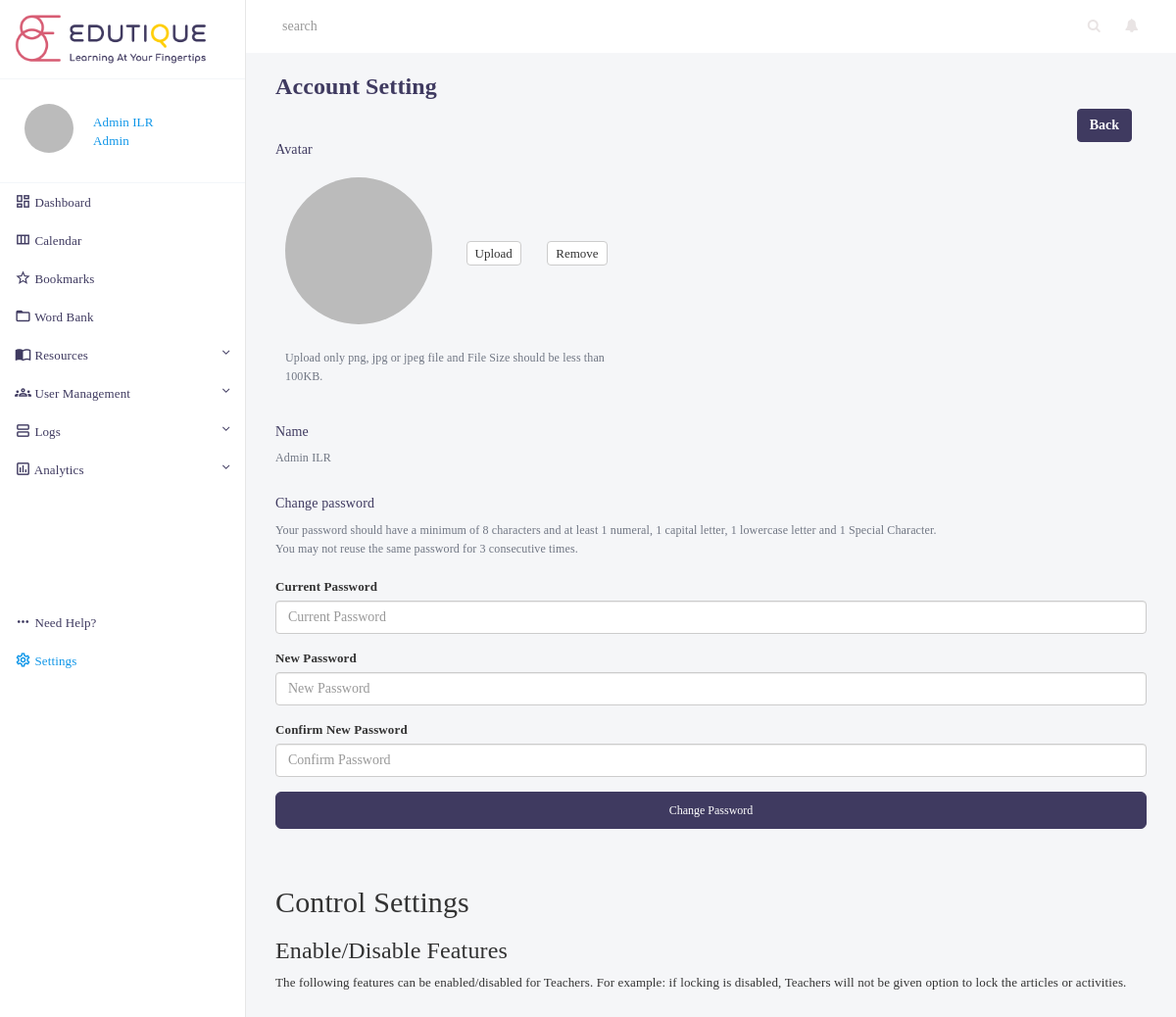
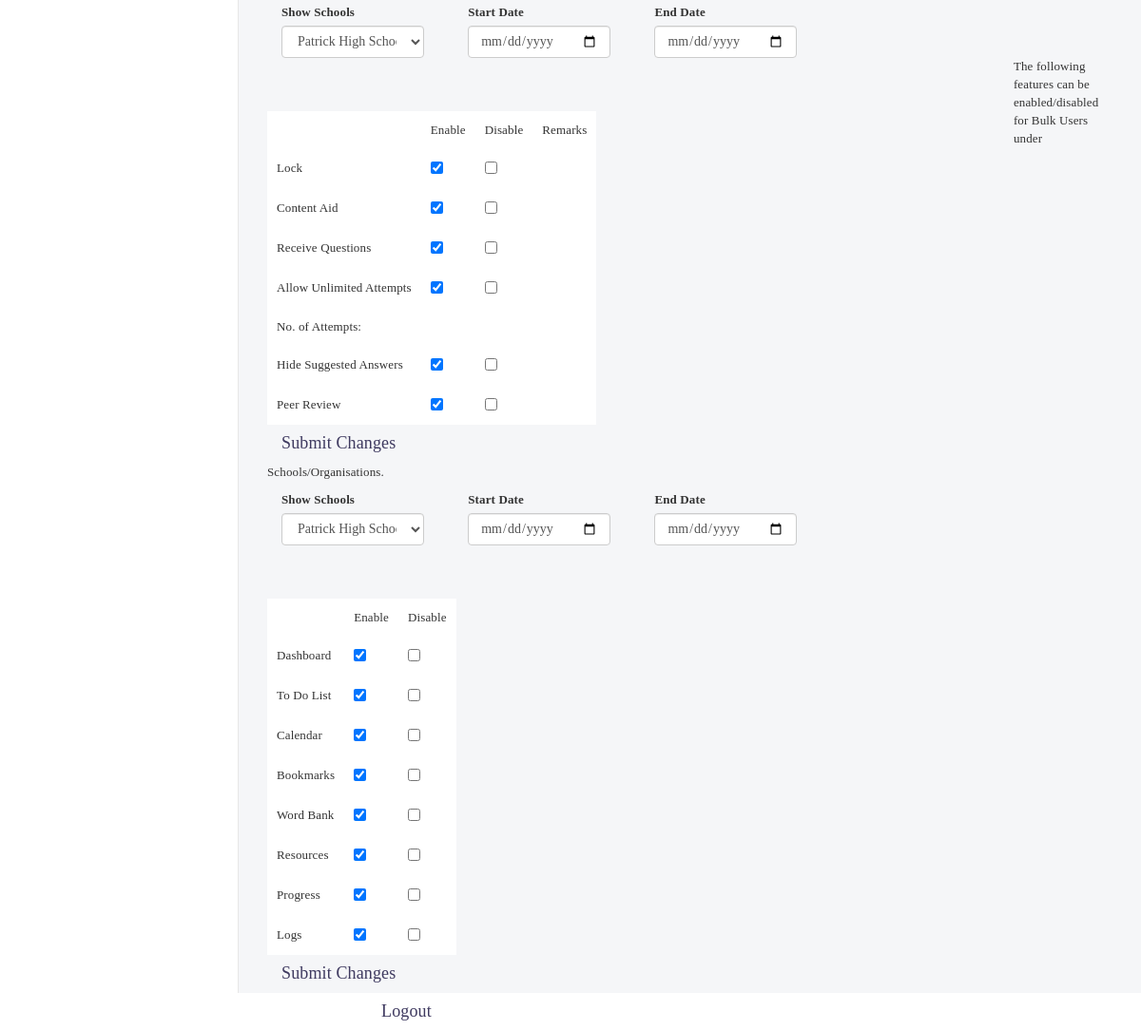
/account-setting.php (signed in), run on the app's committed database (2 pictures, top to bottom).
### tables this page shows
CREATE TABLE `edu_users` (
  `user_id` int(11) NOT NULL,
  `user_type_id` int(11) NOT NULL,
  `username` varchar(255) NOT NULL,
  `user_email` varchar(255) DEFAULT NULL,
  `user_password` varchar(255) NOT NULL,
  `first_name` varchar(255) NOT NULL,
  `last_name` varchar(255) NOT NULL,
  `user_status` varchar(55) NOT NULL,
  `user_created_date` datetime NOT NULL,
  `user_created_by` varchar(255) NOT NULL,
  `user_image_path` varchar(255) DEFAULT NULL,
  `user_modified_by` varchar(255) DEFAULT NULL,
  `user_modified_date` datetime DEFAULT NULL,
  `first_time_password_change` int(11) NOT NULL,
  `tooltip` int(11) NOT NULL,
  `assigned_article_notify` int(11) DEFAULT NULL,
  `assigned_activity_notify` int(11) DEFAULT NULL,
  `assigned_activity_review_notify` int(11) DEFAULT NULL,
  `suspended` int(11) DEFAULT NULL,
  `removed` int(11) DEFAULT NULL
);

CREATE TABLE `edu_utype` (
  `user_type_id` int(11) NOT NULL,
  `user_type` varchar(55) NOT NULL,
  `user_type_status` varchar(55) NOT NULL,
  `utype_id` int(11) NOT NULL
);

### account-setting.php (the view, shortened to what the rows shown need)
<?php
include "inc/constants.php";
include 'inc/functions.php';
$stmt = $mysqli->prepare("SELECT a.utype_id, a.user_type, b.user_image_path, b.first_name, b.last_name, b.user_password, b.user_email FROM edu_utype a inner join edu_users b WHERE a.user_type_id=b.user_type_id and b.user_id = ? and b.user_status = ?");
$stmt->bind_param("ss", $param_uid, $param_urstatus);
$stmt->execute();
$stmt->bind_result($uid, $utype, $imgpath, $fname, $lname, $pass, $uemail);
?>
<!DOCTYPE html>
<html lang="en">
<head>
    <link href="css/bootstrap.min.css" rel="stylesheet">
    <link href="css/metisMenu.min.css" rel="stylesheet">
    <link href="css/timeline.css" rel="stylesheet">
    <link href="css/startmin.css" rel="stylesheet">
    <link href="css/morris.css" rel="stylesheet">
    <link href="css/font-awesome.min.css" rel="stylesheet" type="text/css">
</head>
<body>
    <div id="wrapper">
        <nav class="navbar-inverse navbar-fixed-top" role="navigation">
            <?php include 'inc/sidebar.php'; ?>
        </nav>
        <div id="page-wrapper">
            <div class="container-fluid">
                <div class="row">
                    <div class="col-lg-12">
                        <h3 id="grid-responsive-resets" class="headertext">Account Setting</h3>
                        <div class="col-lg-12" align="right"><input type="button" id="cancel" value="Back" class="btn btn-success" style="font-weight:bold"></div>
                        <br>
                        <h5 class="themecolor">Avatar</h5>
                        <table border="0" class="tablewidth" style="background-color:transparent">
                            <tr>
                                <td><span id="uploaded_image1" class="logoprofile" style="background-image:url(upload/<?php echo $imgpath; ?>)"></span></td>
                            </tr>
                            <tr>
                            </tr>
                        </table>
                        <br>
                        <h5 class="themecolor">Name</h5>
                        <div class="normaltext"><?php echo $fname . " " . $lname; ?></div><br>
                        <h5 class="themecolor">Change password</h5>
                        <div class="normaltext">
                            <?php echo $passwordStrengthtext; ?><br>
                            <?php echo $passwordText; ?><br><br>
                        </div>
                        <form role="form" action="<?php echo htmlspecialchars($_SERVER["PHP_SELF"]); ?>" method="post">
                            <fieldset>
                            </fieldset>
                        </form>
                        <br><br>
                        <?php
                         if ($_SESSION["utypeid"] == $admconst) {
                        ?>
                        <h2>Control Settings</h2>
                        <h3>Enable/Disable Features </h3>
                        <p> The following features can be enabled/disabled for Teachers. For example: if locking is disabled, Teachers
                            will not be given option to lock the articles or activities.
                        </p>
                        <br>
                        <div class="container row col-lg-11">
                            <div class="form-group col-lg-3">
                            </div>
                            <div class="form-group col-lg-3">
                            </div>
                            <div class="form-group col-lg-3">
                            </div>
                            <table class="onofftable ">
                                <thead>
                                    <tr>
                                        <td></td>
                                        <td>Enable</td>
                                        <td>Disable</td>
                                        <td>Remarks</td>
                                    </tr>
                                </thead>
                                <br><br>
                                <br><br>
                                <br><br>
                            </table>
                            <div class="">
                            </div>
                        </div>
                        <br>
                        <br>
                        <br>
                        <p> The following features can be enabled/disabled for Bulk Users under Schools/Organisations.
                        </p>
                        <div class="container row col-lg-11" >
                            <div class="form-group col-lg-3">
                            </div>
                            <div class="form-group col-lg-3">
                            </div>
                            <div class="form-group col-lg-3">
                            </div>
                            <table class="onofftable">
                                <thead>
                                    <tr>
                                        <td></td>
                                        <td>Enable</td>
                                        <td>Disable</td>
                                    </tr>
                                </thead>
                                <br><br>
                                <br><br>
                                <br><br>
                            </table>
                            <div class="">
                            </div>
                        </div>
                        <?php } ?>
                    </div>
                </div>
            </div>
        </div>
</body>
</html>

### inc/sidebar.php (shortened to what the rows shown need)
<div class="navbar-default sidebar toppad" role="navigation" id="mySidebar" >
    <div class="sidebar-nav navbar-collapse" id="testsidemenu" >
       <ul class="nav" id="side-menu">
          <li class="logo_li">
              <table width="100%" cellpadding="0" cellspacing="0">
                     <?php
					     $stmt = $mysqli->prepare("SELECT a.utype_id, a.user_type, b.user_image_path, b.first_name, b.last_name FROM edu_utype a inner join edu_users b WHERE a.user_type_id=b.user_type_id and b.user_id = ? and b.user_status = ?");
						 $stmt->bind_param("ss", $param_utypeid,$param_ustatus);
						$stmt->execute();
						$stmt->bind_result($col1, $col2, $col3, $col4, $col5);
					?>
                    <tr>
                        <td width="30%">
                           <a href='account-setting.php'><span class="user" style="background-image:url(upload/<?php echo $col3;?>)"></span></a>
                        </td>
                        <td>
                            <span>
								 <?php
									  $uname = $col4." ".$col5;
									  $count = strlen($uname);
									  if($count > 10){
										 $uname = substr($uname,0,10);
										 echo "<a href='account-setting.php'>".$uname."....</a>";
									  }
									  else {
											 echo "<a href='account-setting.php'>".$uname."</a>";
									  }
								?>
                           </span>
                           <br />
                           <span>
                                 <?php echo "<a href='account-setting.php'>".$col2."</a>";?>
						   </span>
                        </td>
                    </tr>
              </table>
           </li>
        </ul>
    </div>
</div>

### data on the page
edu_users: uname "Admin ILR", user_type.user_type "Admin", first_name "Admin", last_name "ILR"

### other printed values
$passwordStrengthtext "Your password should have a minimum of 8 characters and at least 1 numeral, 1 capital letter, 1 lowercase letter and 1 Special Character."
$passwordText "You may not reuse the same password for 3 consecutive times."
form field show_school "Patrick High School"
form field show_school1 "Patrick High School"
